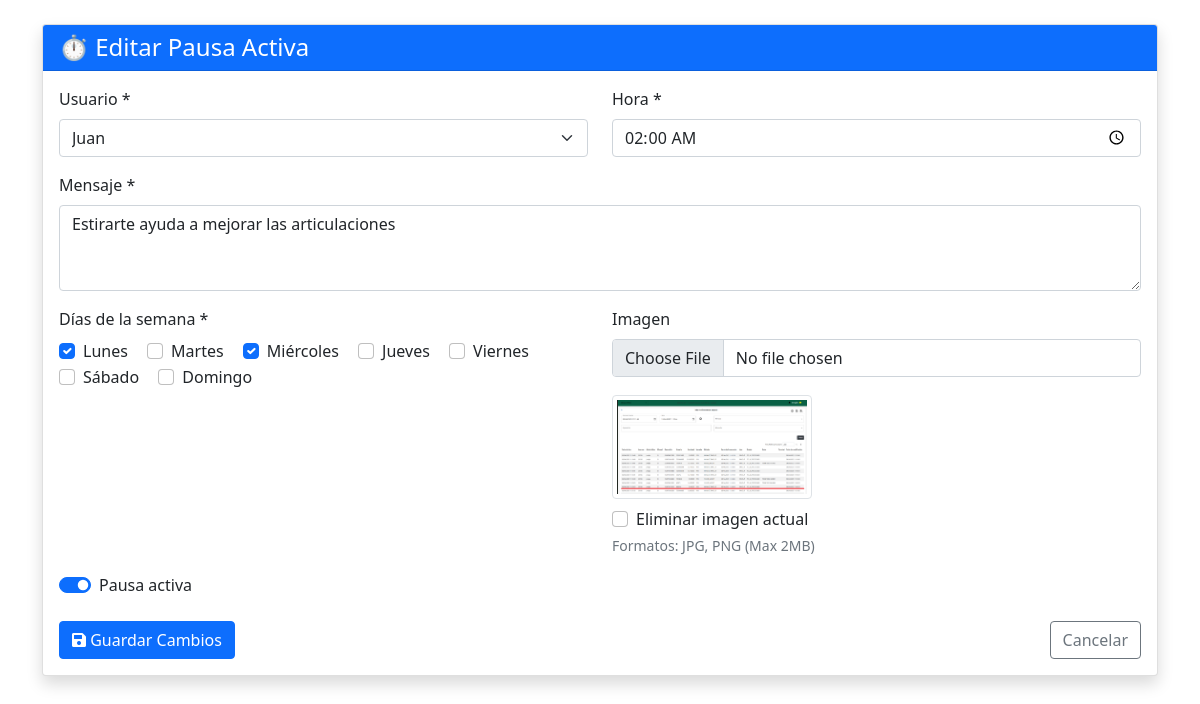
Screenshot of /pausas_activas/edit/2 with the database file from the repository.
### tables this page shows
CREATE TABLE pausas_activas(
                id INTEGER PRIMARY KEY AUTOINCREMENT,
                id_usuario INTEGER NOT NULL,
                mensaje TEXT,
                imagen TEXT,
                hora_pausa TEXT,  -- Almacenar como texto en formato HH:MM o como TIMESTAMP
                dias_semana TEXT,  -- Para especificar días de la semana (ej. "Lunes,Miércoles,Viernes")
                activa BOOLEAN DEFAULT 1,
                FOREIGN KEY (id_usuario) REFERENCES usuarios(id)
            );

CREATE TABLE usuarios (
                id INTEGER PRIMARY KEY AUTOINCREMENT,
                nombre TEXT NOT NULL,
                username TEXT UNIQUE NOT NULL,
                password TEXT NOT NULL,
                role INTEGER NOT NULL DEFAULT 1,  -- 1=usuario normal, 2=admin
                dni TEXT UNIQUE NOT NULL,  -- Cambiado a TEXT para manejar diferentes formatos
                fecha_registro TIMESTAMP DEFAULT CURRENT_TIMESTAMP,
                activo BOOLEAN DEFAULT 1
            );

### routes/pausas.py (the view, shortened to what this page needs)
    @app.route('/pausas_activas/edit/<int:id>', methods=['GET', 'POST'])
    def pausas_activas_edit(id):
        conn = get_db_connection()
        try:
            pausa = conn.execute('''
                SELECT pa.*, u.nombre as usuario_nombre
                FROM pausas_activas pa
                JOIN usuarios u ON pa.id_usuario = u.id
                WHERE pa.id = ?
            ''', (id,)).fetchone()
            if pausa is None:
                print(404)
            usuarios = conn.execute('SELECT id, nombre FROM usuarios').fetchall()
            dias_seleccionados = pausa['dias_semana'].split(',') if pausa['dias_semana'] else []
            return render_template('pausas_activas/edit.html',
                                pausa=pausa,
                                usuarios=usuarios,
                                dias_seleccionados=dias_seleccionados)
        except Exception as e:
            app.logger.error(f"Error al editar pausa activa {id}: {str(e)}")
            flash('Error al actualizar la pausa activa', 'error')
            return redirect(url_for('pausas_activas_index'))
        finally:
            conn.close()

### database.py (called while the page is built)
def get_db_connection():
    conn = sqlite3.connect('monitoring.db')
    conn.row_factory = sqlite3.Row
    return conn

### templates/pausas_activas/edit.html (shortened to what this page needs)
<!DOCTYPE html>
<html lang="es">
<head>
    <link href="https://cdn.jsdelivr.net/npm/bootstrap@5.1.3/dist/css/bootstrap.min.css" rel="stylesheet">
    <link href="https://cdnjs.cloudflare.com/ajax/libs/font-awesome/5.15.4/css/all.min.css" rel="stylesheet">
</head>
<body>
    <div class="container py-4">
        <div class="card shadow">
            <div class="card-header bg-primary text-white">
                <h4 class="mb-0">⏱️ Editar Pausa Activa</h4>
            </div>
            <div class="card-body">
                <form method="POST" enctype="multipart/form-data">
                    <div class="row mb-3">
                        <div class="col-md-6">
                            <label for="id_usuario" class="form-label">Usuario *</label>
                            <select class="form-select" id="id_usuario" name="id_usuario" required>
                                {% for usuario in usuarios %}
                                <option value="{{ usuario.id }}" {% if usuario.id == pausa.id_usuario %}selected{% endif %}>
                                    {{ usuario.nombre }}
                                </option>
                                {% endfor %}
                            </select>
                        </div>
                        <div class="col-md-6">
                            <label for="hora_pausa" class="form-label">Hora *</label>
                            <input type="time" class="form-control" id="hora_pausa" name="hora_pausa"
                                   value="{{ pausa.hora_pausa }}" required>
                        </div>
                    </div>
                    <div class="mb-3">
                        <label for="mensaje" class="form-label">Mensaje *</label>
                        <textarea class="form-control" id="mensaje" name="mensaje" rows="3" required>{{ pausa.mensaje }}</textarea>
                    </div>
                    <div class="row mb-3">
                        <div class="col-md-6">
                            <label class="form-label">Días de la semana *</label><br>
                            {% set dias = ['Lunes', 'Martes', 'Miércoles', 'Jueves', 'Viernes', 'Sábado', 'Domingo'] %}
                            {% set dias_seleccionados = pausa.dias_semana.split(',') if pausa.dias_semana else dias %}
                            {% for dia in dias %}
                            <div class="form-check form-check-inline day-checkbox">
                                <input class="form-check-input" type="checkbox" id="dia_{{ loop.index }}"
                                       name="dias_semana" value="{{ dia }}"
                                       {% if dia in dias_seleccionados %}checked{% endif %}>
                                <label class="form-check-label" for="dia_{{ loop.index }}">{{ dia }}</label>
                            </div>
                            {% endfor %}
                        </div>
                        <div class="col-md-6">
                            <label for="imagen" class="form-label">Imagen</label>
                            <input type="file" class="form-control" id="imagen" name="imagen"
                                   accept="image/*" onchange="previewImage(this)">
                            {% if pausa.imagen %}
                            <div class="mt-2">
                                <img src="{{ url_for('static', filename='uploads/pausas/' + pausa.imagen) }}"
                                     class="preview-image img-thumbnail" id="imagePreview">
                                <div class="form-check mt-2">
                                    <input class="form-check-input" type="checkbox" id="eliminar_imagen" name="eliminar_imagen">
                                    <label class="form-check-label" for="eliminar_imagen">Eliminar imagen actual</label>
                                </div>
                            </div>
                            {% else %}
                            <img id="imagePreview" class="preview-image img-thumbnail" style="display: none;">
                            {% endif %}
                            <small class="text-muted">Formatos: JPG, PNG (Max 2MB)</small>
                        </div>
                    </div>
                    <div class="form-check form-switch mb-4">
                        <input class="form-check-input" type="checkbox" id="activa" name="activa"
                               {% if pausa.activa %}checked{% endif %}>
                        <label class="form-check-label" for="activa">Pausa activa</label>
                    </div>
                    <div class="mt-4 d-flex justify-content-between">
                        <button type="submit" class="btn btn-primary">
                            <i class="fas fa-save"></i> Guardar Cambios
                        </button>
                        <a href="{{ url_for('pausas_activas_index') }}" class="btn btn-outline-secondary">
                            Cancelar
                        </a>
                    </div>
                </form>
            </div>
        </div>
    </div>
</body>
</html>

### templates/pausas_activas/edit.html (style rules this page uses)
.day-checkbox { display: inline-block; margin-right: 15px; }
.preview-image { max-width: 200px; max-height: 200px; margin-top: 10px; }

### rows the page displays
pausas_activas: id_usuario "Juan", hora_pausa "02:00", mensaje "Estirarte ayuda a mejorar las articulaciones", imagen (picture), activa "☑"

### other values shown
{{ dia }} "Lunes" "Martes" "Miércoles" "Jueves" "Viernes" "Sábado" "Domingo"
